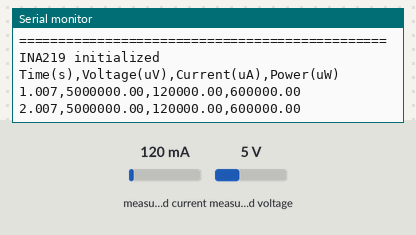
Bench run of a sketch on a simulated Arduino Uno, built with avr-gcc and run on an emulated ATmega328P. Parts: the last lines printed to the serial monitor. The inputs (shaded band) are chosen by the test bench; at power-on: measured current 120 mA, measured voltage 5 V.

Above: at 2.2 s.
2.3 s: measured current set to 40 mA
At 3.6 s:
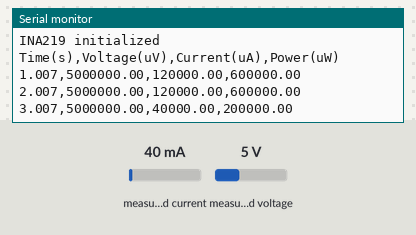
3.8 s: measured voltage set to 0.3 V
At 5.0 s:
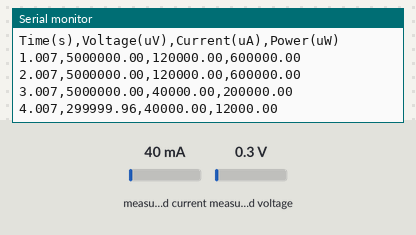
5.3 s: measured current set to 500 mA
At 5.3 s:
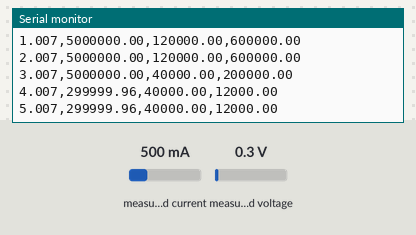
Timing chart, 0 to 8.3 s (numbered marks = the images above; inputs shaded):
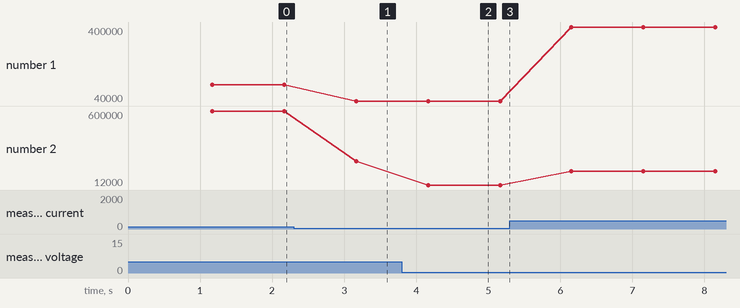

Measured:
- after the input at 2.3 s, the serial monitor: prints a new line after 0.87 s (image 1)
- after the input at 3.8 s, the serial monitor: prints a new line after 0.37 s (image 2)
- plotted number 1: 120000 → 40000 after the input at 2.3 s, 40000 → 400000 after the input at 5.3 s
- plotted number 2: 600000 → 200000 after the input at 2.3 s, 200000 → 12000 after the input at 3.8 s, 12000 → 120000 after the input at 5.3 s

The sketch:

arduino-measurement-code.ino
```cpp
/*
 * CRT Phosphor Gamma Detection - Low Noise Voltage Measurement
 *
 * Hardware: Arduino Uno + INA219 current/voltage sensor
 * Resolution: ~4 μV (16-bit ADC)
 * Sample rate: 1 Hz (adjustable)
 *
 * Connections:
 * INA219 VIN+ --> CRT metal backing
 * INA219 VIN- --> CRT phosphor layer (or reversed based on polarity test)
 * INA219 SDA  --> Arduino A4
 * INA219 SCL  --> Arduino A5
 * INA219 VCC  --> Arduino 5V
 * INA219 GND  --> Arduino GND
 */

#include <Wire.h>
#include <Adafruit_INA219.h>

Adafruit_INA219 ina219;

// Configuration
const unsigned long SAMPLE_INTERVAL = 1000; // 1 Hz (1000 ms)
const int SAMPLES_PER_AVERAGE = 10;         // Average 10 readings
unsigned long lastSampleTime = 0;

void setup() {
  Serial.begin(115200);

  // Wait for serial connection (for logging)
  while (!Serial) {
    delay(10);
  }

  Serial.println("CRT Phosphor Gamma Detection - Voltage Monitor");
  Serial.println("===============================================");

  // Initialize INA219
  if (!ina219.begin()) {
    Serial.println("ERROR: Failed to find INA219 chip");
    while (1) { delay(10); }
  }

  // Set to high resolution mode
  // 16V range, 40mV shunt voltage range (for low currents)
  ina219.setCalibration_16V_400mA();

  Serial.println("INA219 initialized");
  Serial.println("Time(s),Voltage(uV),Current(uA),Power(uW)");

  delay(1000); // Settling time
}

void loop() {
  unsigned long currentTime = millis();

  if (currentTime - lastSampleTime >= SAMPLE_INTERVAL) {
    lastSampleTime = currentTime;

    // Take multiple samples and average (reduce noise)
    float voltage_sum = 0;
    float current_sum = 0;
    float power_sum = 0;

    for (int i = 0; i < SAMPLES_PER_AVERAGE; i++) {
      voltage_sum += ina219.getBusVoltage_V();
      current_sum += ina219.getCurrent_mA();
      power_sum += ina219.getPower_mW();
      delay(10); // Small delay between samples
    }

    // Calculate averages
    float voltage_V = voltage_sum / SAMPLES_PER_AVERAGE;
    float current_mA = current_sum / SAMPLES_PER_AVERAGE;
    float power_mW = power_sum / SAMPLES_PER_AVERAGE;

    // Convert to more useful units
    float voltage_uV = voltage_V * 1e6;  // V to μV
    float current_uA = current_mA * 1e3; // mA to μA
    float power_uW = power_mW * 1e3;     // mW to μW

    // Output CSV format: time, voltage, current, power
    Serial.print(currentTime / 1000.0, 3);
    Serial.print(",");
    Serial.print(voltage_uV, 2);
    Serial.print(",");
    Serial.print(current_uA, 2);
    Serial.print(",");
    Serial.println(power_uW, 2);
  }
}

/*
 * USAGE:
 *
 * 1. Upload this code to Arduino
 * 2. Connect INA219 to CRT phosphor as described above
 * 3. Open Serial Monitor (115200 baud)
 * 4. Data will stream in CSV format
 *
 * To log to file (Linux/Mac):
 *   screen -L /dev/ttyACM0 115200
 *   (data saved to screenlog.0)
 *
 * Or use Python script:
 *   python3 log_data.py > baseline_dark.csv
 *
 * INTERPRETING RESULTS:
 *
 * Baseline (no source):
 *   - Voltage: Should be near 0 ± 100 μV (noise floor)
 *   - Look for drift over 10 minutes (thermoelectric)
 *
 * With Am-241 gamma source:
 *   - Expected signal: 1000-10000 μV (1-10 mV)
 *   - Should be stable DC offset, not fluctuating
 *   - Current should be ~fA range (near zero for INA219)
 *
 * Signal criteria:
 *   SNR > 5  --> Real signal
 *   SNR < 2  --> Noise/artifact
 *   SNR 2-5  --> Borderline, need more averaging
 */
```
